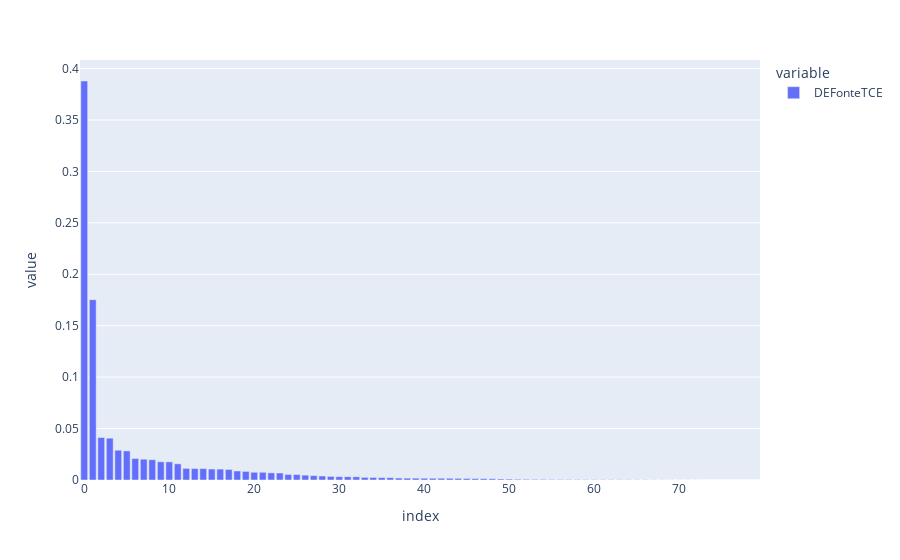

The cell this chart's notebook holds for it:
### Code cell
distribuicao_fonte_tce = tce_ml.DEFonteTCE.value_counts(normalize=True).reset_index()
display(distribuicao_fonte_tce)

fig = px.bar(distribuicao_fonte_tce.DEFonteTCE)
display(fig)

### Figure 1 — Plotly figure (JSON) as saved in the notebook; plotly's stock layout.template omitted (floating-point values rounded to 4 significant figures)
{"data": [{"alignmentgroup": "True", "hovertemplate": "variable=DEFonteTCE<br>index=%{x}<br>value=%{y}<extra></extra>", "legendgroup": "DEFonteTCE", "marker": {"color": "#636efa", "pattern": {"shape": ""}}, "name": "DEFonteTCE", "offsetgroup": "DEFonteTCE", "orientation": "v", "showlegend": true, "textposition": "auto", "type": "bar", "x": [0, 1, 2, 3, 4, 5, 6, 7, 8, 9, 10, 11, 12, 13, 14, 15, 16, 17, 18, 19, 20, 21, 22, 23, 24, 25, 26, 27, 28, 29, 30, 31, 32, 33, 34, 35, 36, 37, 38, 39, 40, 41, 42, 43, 44, 45, 46, 47, 48, 49, 50, 51, 52, 53, 54, 55, 56, 57, 58, 59, 60, 61, 62, 63, 64, 65, 66, 67, 68, 69, 70, 71, 72, 73, 74, 75, 76, 77, 78, 79], "xaxis": "x", "y": [0.3879, 0.1753, 0.04129, 0.04065, 0.02897, 0.02828, 0.02092, 0.02022, 0.01973, 0.01773, 0.01765, 0.01573, 0.0113, 0.01117, 0.01108, 0.01065, 0.01059, 0.01023, 0.008758, 0.008347, 0.00752, 0.007511, 0.006961, 0.006822, 0.005383, 0.005273, 0.004695, 0.004274, 0.003906, 0.003495, 0.003217, 0.003203, 0.003136, 0.002539, 0.002491, 0.002328, 0.002295, 0.001888, 0.001812, 0.001778, 0.001726, 0.001678, 0.001678, 0.001659, 0.001563, 0.001492, 0.001372, 0.001343, 0.001214, 0.0009992, 0.000894, 0.0007171, 0.0006645, 0.0006119, 0.0005928, 0.0004876, 0.0004685, 0.0004303, 0.0004159, 0.0003777, 0.0003203, 0.0003155, 0.0002964, 0.0002821, 0.0002677, 0.0002151, 0.0001912, 0.0001578, 0.0001147, 0.00011, 8.605e-05, 6.693e-05, 4.781e-05, 2.868e-05, 2.39e-05, 1.434e-05, 4.781e-06, 4.781e-06, 4.781e-06, 4.781e-06], "yaxis": "y"}], "layout": {"barmode": "relative", "legend": {"title": {"text": "variable"}, "tracegroupgap": 0}, "margin": {"t": 60}, "xaxis": {"anchor": "y", "domain": [0, 1], "title": {"text": "index"}}, "yaxis": {"anchor": "x", "domain": [0, 1], "title": {"text": "value"}}}}
